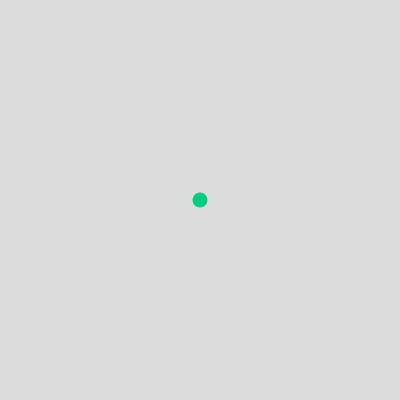
Frame 1 (no input)
Frame 60 (no input): identical to frame 1, image omitted
Frame 120 (the mouse pressed at the canvas centre since frame 60): identical to frame 1, image omitted

The p5.js sketch that drew this single still picture (run headless with seeded random() and noise() and a simulated clock; from frame 60 on, the mouse is pressed at the canvas centre):

// p5.js sketch
// ── sketch.js
function setup() {
  createCanvas(400, 400);
}

function draw() {
  background(220);

  // stroke(グレースケール 0~255)
  // stroke(Red 0~255, Green 0~255, Blue 0~255)
  stroke(0, 205, 129);// 線の色を緑に指定
  strokeWeight(15);
  point(200, 200);
}
